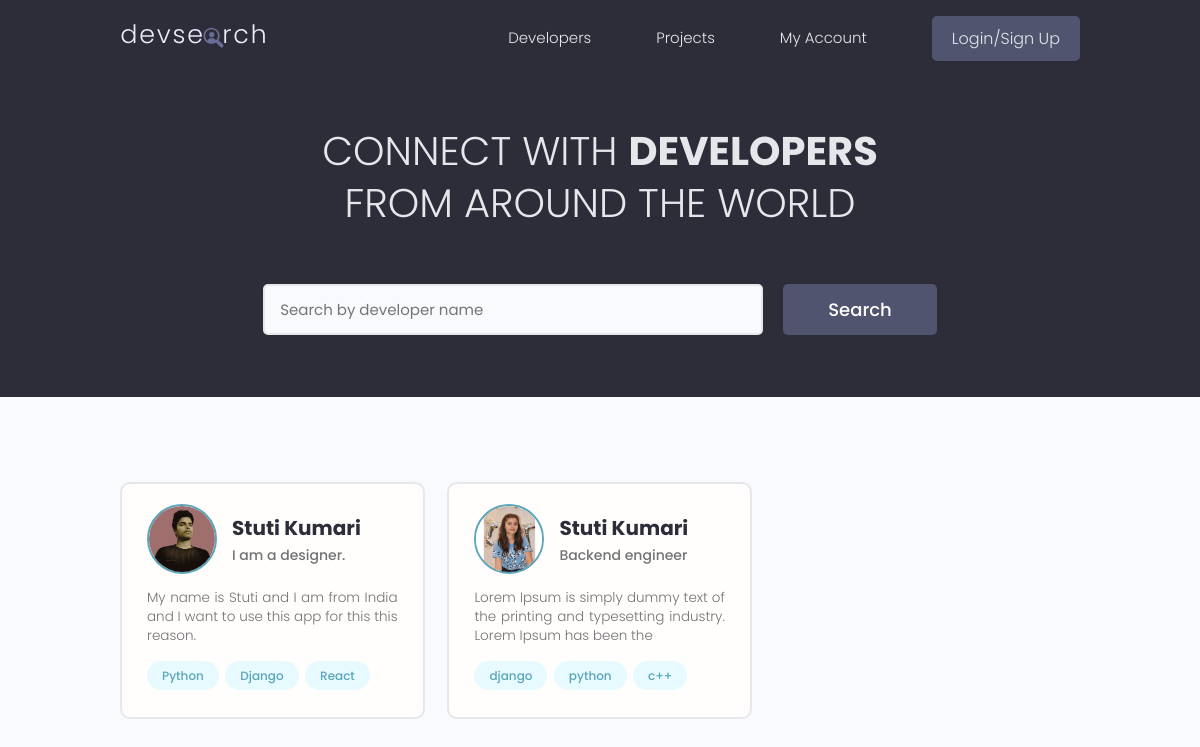
The page / on the database its author committed.
### users/models.py (models this page shows, shortened)
class Profile(models.Model):
    users = models.OneToOneField(User, on_delete=models.CASCADE,null=True,blank=True)
    username = models.CharField(max_length=200,blank=True,null=True)
    location = models.CharField(max_length=200,blank=True,null=True)
    name = models.CharField(max_length=200,blank=True,null=True)
    email = models.EmailField(max_length=254,blank=True,null=True)
    short_intro = models.CharField(max_length=200,blank=True,null=True)
    bio = models.CharField(max_length=200,blank=True,null=True)
    profile_image = models.ImageField(null=True, blank = True, upload_to='profiles/', default = 'profiles/user.png')
    social_github = models.CharField(max_length=200,blank=True,null=True)
    social_linkedin = models.CharField(max_length=200,blank=True,null=True)
    social_twitter = models.CharField(max_length=200,blank=True,null=True)
    social_youtube = models.CharField(max_length=200,blank=True,null=True)
    created = models.DateTimeField(auto_now_add=True)
    id=models.UUIDField(default=uuid.uuid4,unique=True, primary_key=True ,editable=False)

class Skill(models.Model):
    owner = models.ForeignKey(Profile, on_delete=models.CASCADE,null=True,blank=True)
    name = models.CharField(max_length=200,blank=True,null=True)
    description = models.TextField(blank=True,null=True)
    created = models.DateTimeField(auto_now_add=True)
    id=models.UUIDField(default=uuid.uuid4,unique=True, primary_key=True ,editable=False)
    def __str__(self):
        return str(self.name)

### users/views.py (the view)
# urls.py: path('',views.profiles,name='profiles'),
def profiles(request):
    profiles = Profile.objects.all()
    context = {'profiles':profiles}
    return render(request,'users/profiles.html',context)

### users/templates/users/profiles.html (shortened to what this page needs)
{% extends 'main.html' %}
{% block body %}
<main class="home">
  <section class="hero-section text-center">
    <div class="container container--narrow">
      <div class="hero-section__box">
        <h2>CONNECT WITH <span>DEVELOPERS</span></h2>
        <h2>FROM AROUND THE WORLD</h2>
      </div>
      <div class="hero-section__search">
        <form class="form" action="#" method="get">
          <div class="form__field">
            <input
              class="input input--text"
              id="formInput#search"
              type="text"
              name="text"
              placeholder="Search by developer name"
            />
          </div>
          <input class="btn btn--sub btn--lg" type="submit" value="Search" />
        </form>
      </div>
    </div>
  </section>
  <section class="devlist">
    <div class="container">
      <div class="grid grid--three">
          {% for profile in profiles %}
        <div class="column card">
          <div class="dev">
            <a href="{% url 'user-profile' profile.id %}" class="card__body">
              <div class="dev__profile">
                <img
                  class="avatar avatar--md"
                  src="{{profile.profile_image.url}}"
                  alt="image"
                />
                <div class="dev__meta">
                  <h3>{{profile.name}}</h3>
                  <h5>{{profile.short_intro}}</h5>
                </div>
              </div>
              <p class="dev__info"> {{profile.bio|slice:"100"}} </p>
              <div class="dev__skills">
                {% for skill in profile.skill_set.all|slice:"3" %}
                  <span class="tag tag--pill tag--main">
                      <small>{{skill}}</small>
                    </span>
                {% endfor %}
              </div>
            </a>
          </div>
        </div>
        {% endfor %}
        </div>
      </div>
  </section>
</main>
{% endblock body %}

### static/style/app.css (style rules this page uses)
:root { --color-sub: #2d2d39; }
.btn--sub { background-color: var(--color-sub-light); }
.card { border: 2px solid var(--color-light); }
img { width: 100%; }
.hero-section { height: 40vh; display: flex; align-items: center; background-color: var(--color-sub); }
.hero-section__box { margin-bottom: 4rem; }
.hero-section__box > h2, .hero-section__box > h2 > span { font-size: 4rem; color: var(--color-light); line-height: 1.3; text-transform: uppercase; }
.hero-section__box > h2 { font-weight: 300; }
.hero-section__box > h2 > span { font-weight: 700; }
.hero-section__search > .form { display: flex; align-items: center; justify-content: center; gap: 2rem; }
.hero-section__search > .form input.input--text { width: 50rem; }
.devlist { margin-top: 8rem; }
.devlist .grid { align-items: stretch; }
.devlist .dev .dev__profile { display: flex; align-items: center; gap: 1.5rem; }
.devlist .dev .dev__meta h3 { color: var(--color-sub); font-size: 2rem; font-weight: 700; }
.devlist .dev .dev__meta h5 { color: var(--color-text); font-size: 1.4rem; font-weight: 500; }
.devlist .dev .dev__info { margin: 1.5rem 0; font-size: 1.35rem; line-height: 1.4; text-align: justify; }

### static/uikit/styles/modules/_variables.css (style rules this page uses)
:root { --color-main: #5aa5b9; --color-main-light: #e6faff; --color-sub: #3f4156; --color-sub-light: #51546e; --color-sub-lighter: #ededfd; --color-text: #737373; --color-gray: #8b8b8b; --color-light: #e5e7eb; --color-light-gray: #767676; --color-bg: #f8fafd; --color-white: #fffefd; --color-white-light: #f3f3f3; --color-success: #359e64; --color-success-bg: #def8e8; --color-error: #fc4b0b; --color-error-bg: #fff2ee; --font-base: 'Poppins', arial, helvetica, 'Segoe UI', roboto, ubuntu, sans-serif; --font-monospace: 'Fira Code', 'Courier New', courier, monospace; --font-regular: 300; --font-medium: 500; --font-bold: 700; --generic-shadow: 1px 1px 5px #00000010; --generic-transition: all 0.3s ease-in-out; }

### static/uikit/styles/modules/_base.css (style rules this page uses)
* { margin: 0; padding: 0; box-sizing: border-box; text-rendering: optimizeLegibility; color: inherit; font-size: inherit; }
html { font-size: 50%; }
@media only screen and (min-width: 480px) { html { font-size: 56.25%; } }
@media only screen and (min-width: 1200px) { html { font-size: 62.5%; } }
body { line-height: 1.6; font-weight: 400; font-size: 1.5rem; color: var(--color-text); background-color: var(--color-bg); min-height: 100vh; }

### static/uikit/styles/modules/_typography.css (style rules this page uses)
* { font-family: var(--font-base); }
h2 { font-size: 3.6rem; font-weight: var(--font-bold); }
h3 { font-size: 3.2rem; font-weight: var(--font-medium); }
h5 { font-size: 2.4rem; font-weight: var(--font-medium); }
h5, h6 { font-weight: var(--font-regular); }
p, span, strong { font-size: 1.6rem; color: var(--color-text); font-weight: var(--font-regular); }
a { padding-bottom: 2px; text-decoration: none; display: inline-block; color: var(--color-main); font-weight: var(--font-medium); }

### static/uikit/styles/modules/_utilities.css (style rules this page uses)
.container { width: 92%; max-width: 165rem; margin: 0 auto; box-sizing: border-box; }
.container--narrow { width: 92%; max-width: 120rem; }
@media screen and (min-width: 1000px) { .container { width: 90%; } }
@media screen and (min-width: 1000px) { .container--narrow { width: 85%; } }
@media screen and (min-width: 1200px) { .container { width: 80%; } }
@media screen and (min-width: 1200px) { .container--narrow { width: 72%; } }
.text-center { text-align: center; }

### static/uikit/styles/modules/_avatar.css (style rules this page uses)
.avatar { border-radius: 50%; border: 2px solid var(--color-main); object-fit: cover; }
.avatar--md { height: 7rem; width: 7rem; }

### static/uikit/styles/modules/_button.css (style rules this page uses)
.btn { display: inline-block; position: relative; cursor: pointer; background-color: var(--color-light); font-weight: var(--font-medium); color: var(--color-sub); text-decoration: none; padding: 1rem 2rem; border-radius: 0.5rem; border: none; width: -webkit-fit-content; width: -moz-fit-content; width: fit-content; height: -webkit-fit-content; height: -moz-fit-content; height: fit-content; font-size: 1.6rem; outline-width: 0; outline-color: transparent; -webkit-backface-visibility: hidden; backface-visibility: hidden; transition: all 0.3s ease-in-out; }
.btn--sub { background-color: var(--color-sub); color: var(--color-white); }
.btn--lg { font-size: 1.8rem; padding: 1.2rem 4.5rem; }

### static/uikit/styles/modules/_card.css (style rules this page uses)
.card { border-radius: 1rem; background-color: var(--color-white); border: 1.5px solid var(--color-light); width: auto; height: auto; margin-top: 0.5rem; margin-bottom: 0.5rem; overflow: hidden; }
.card__body, .card__header { padding: 2rem 2.5rem; }

### rows shown on the page
Profile: profile_image (picture), name "Stuti Kumari", short_intro "I am a designer.", bio "My name is Stuti and I am from India and I want to use this app for this this reason."
Skill: name "Python"
Skill: name "Django"
Skill: name "React"
Profile: profile_image (picture), name "Stuti Kumari", short_intro "Backend engineer", bio "Lorem Ipsum is simply dummy text of the printing and typesetting industry. Lorem Ipsum has been the"
Skill: name "django"
Skill: name "python"
Skill: name "c++"
